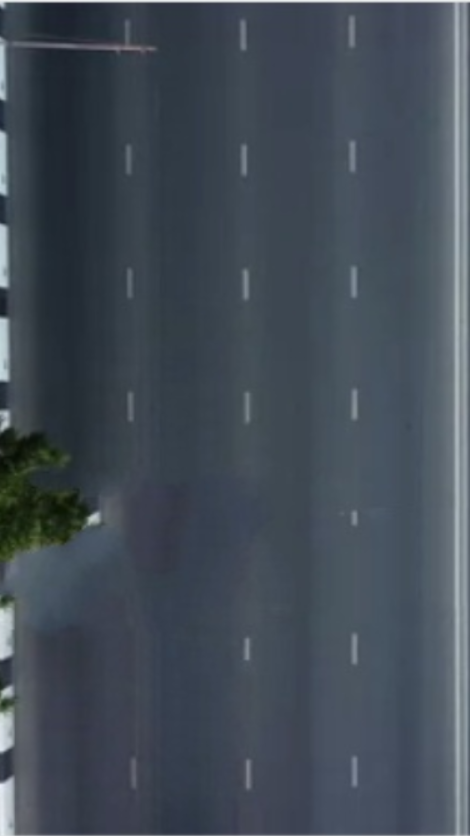
#> input picture mini project/images/aa.png, 470 x 836 px, found by its file name
$ python 'image subtraction.py'
#> lines starting #> are read from the running program, lines starting #| are printed output that depends on the picture; after the words box and inside, x2 and y2 are one past the last pixel; in counts of white or black regions, pixels touching at a corner belong together
import cv2
from matplotlib import pyplot as plt
a=cv2.imread("aa.png",0)
#> a: shape (836, 470); min 0, max 237, mean 74.3
a=cv2.GaussianBlur(a,(5,5),0)
b=cv2.imread("bb.png",0)
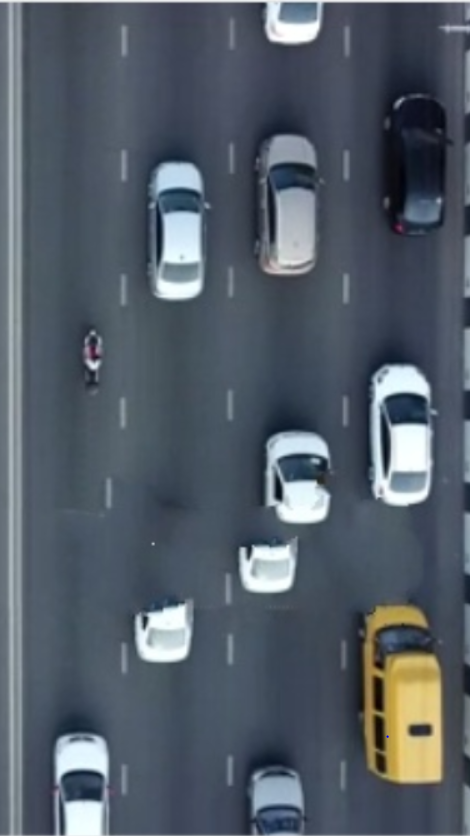
#> input picture mini project/images/bb.png, 470 x 836 px, found by its file name
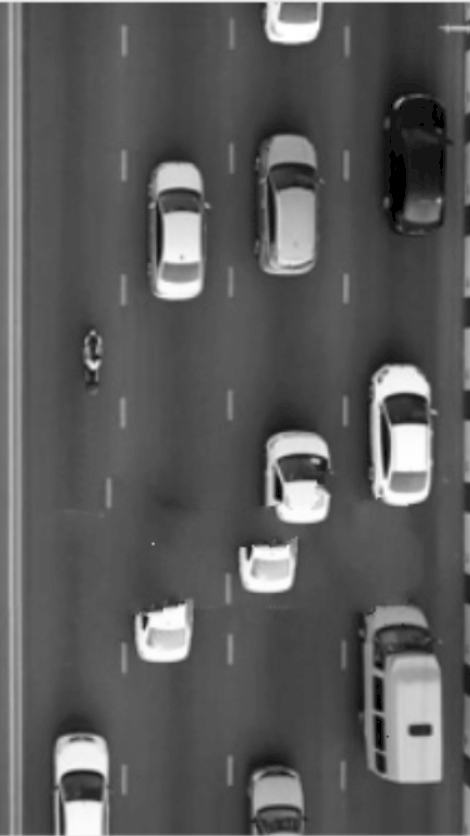
#> b: shape (836, 470); min 0, max 255, mean 91.3
b=cv2.GaussianBlur(b,(5,5),0)
#ga=cv2.cvtColour(a, cv2.COLOUR_BGR2GRAY)

c=cv2.absdiff(a,b)
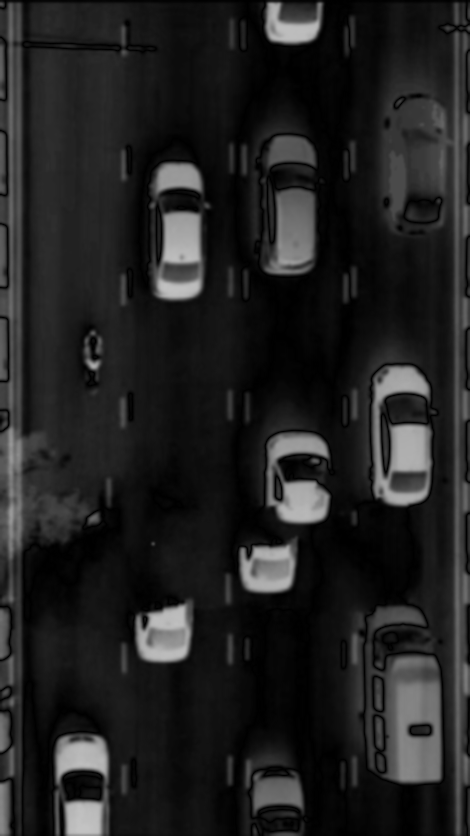
#> c: shape (836, 470); min 0, max 195, mean 33.2
_, c=cv2.threshold(c, 55,255, cv2.THRESH_BINARY)
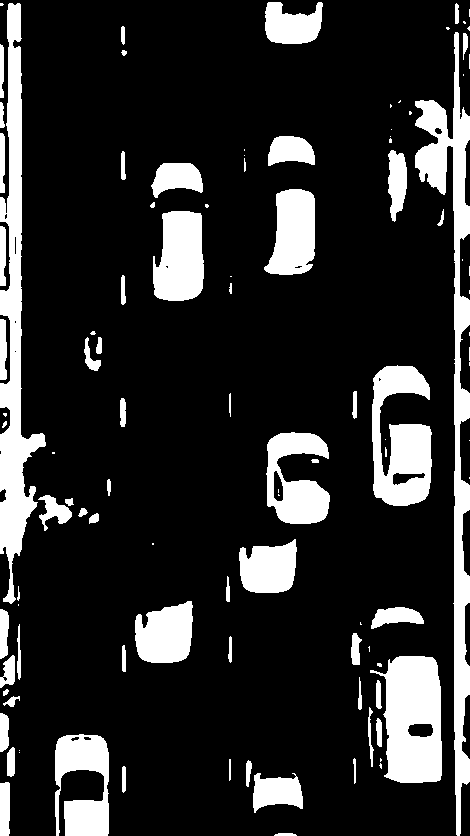
#> c: shape (836, 470); 16.9% white; 106 white regions (41 under 20 px), largest, box (x1, y1, x2, y2) and area: (415, 32, 470, 836) 10403, (0, 3, 46, 604) 9711, (370, 656, 442, 783) 6500


cv2.imshow("a",a)
cv2.imshow("b",b)
cv2.imshow("c",c)
#cv2.waitkey(10000)
#cv2.destroyAllWindows()
plt.show()
